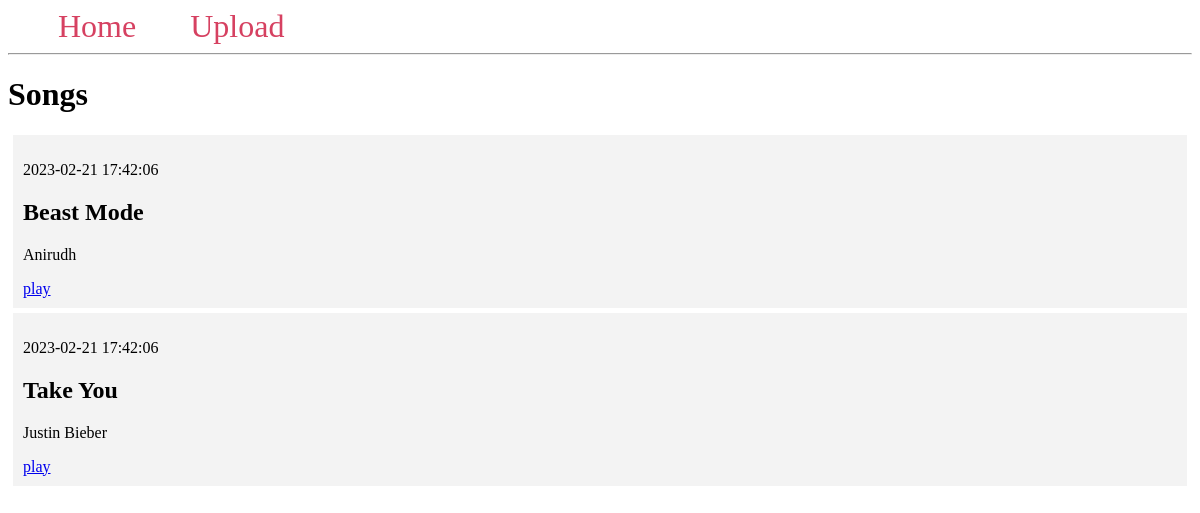
Page /home on the earlier database version.
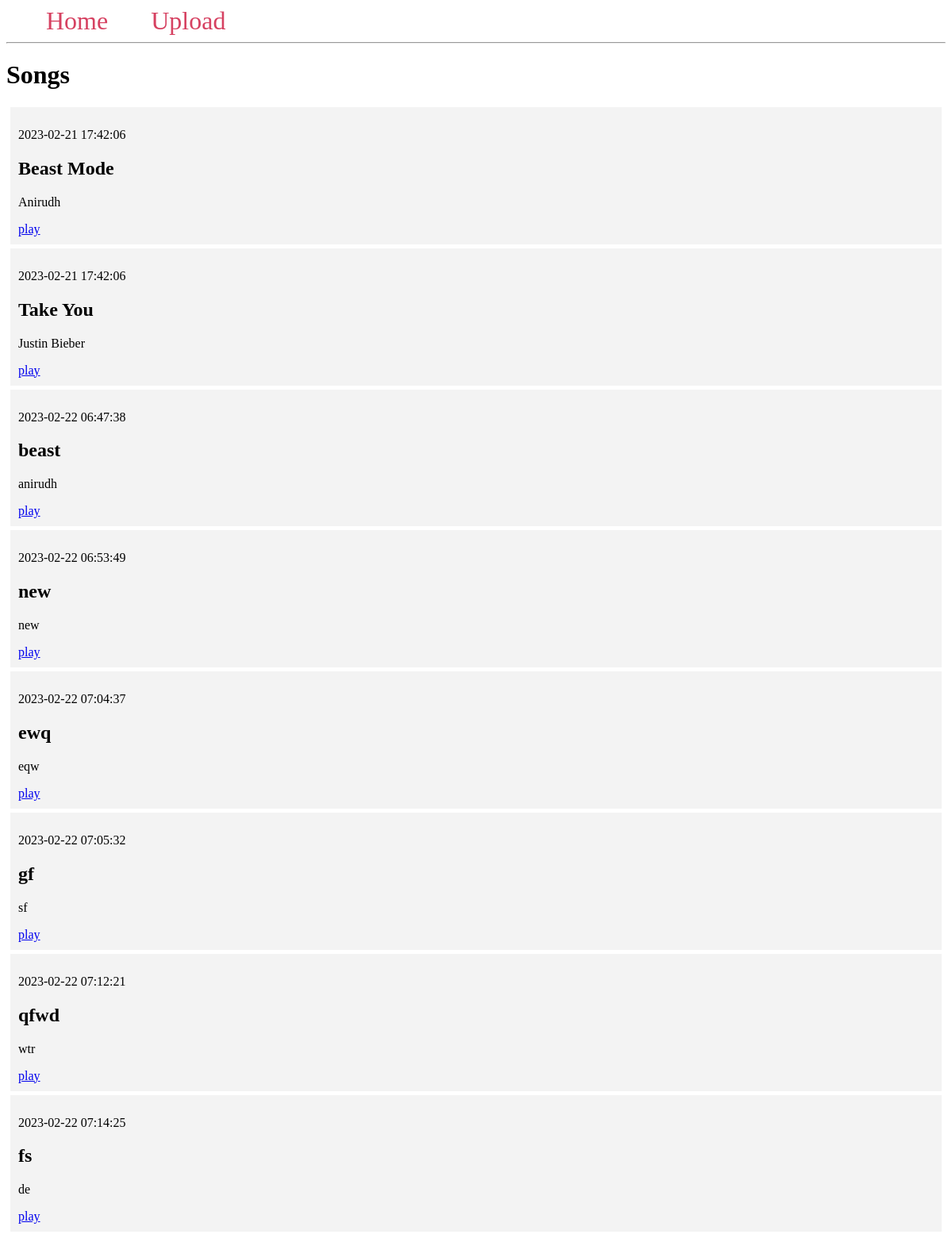
Same page on the later database version.
### tables this page shows
CREATE TABLE songs (
    id INTEGER PRIMARY KEY AUTOINCREMENT,
    created TIMESTAMP NOT NULL DEFAULT CURRENT_TIMESTAMP,
    title TEXT NOT NULL,
    artist TEXT NOT NULL
);

### app.py (the view)
@app.route('/home', methods=['GET'])
def home():
    conn = get_db_connection()
    songs = conn.execute('SELECT * FROM songs').fetchall()
    conn.close()
    return render_template("home.html",songs=songs)

### app.py (called while the page is built)
def get_db_connection():
    conn = sqlite3.connect('database.db')
    conn.row_factory = sqlite3.Row
    return conn

### templates/home.html
{% extends 'base.html' %}
{% block content %}
    <h1>{% block title %} Songs {% endblock %}</h1>
    {% for song in songs %}
        <div class='song'>
            <p>{{ song['created'] }}</p>
            <h2>{{ song['title'] }}</h2>
            <p>{{ song['artist'] }}</p>
			<a href="/player/{{song['id']}}">play</a>
        </div>
    {% endfor %}
{% endblock %}

### templates/base.html (shortened to what this page needs)
<!DOCTYPE html>
<html lang="en">
<head>
</head>
<body>
    <nav>
        <a href="{{ url_for('home') }}">Home</a>
        <a href="{{ url_for('upload') }}">Upload</a>
    </nav>
    <hr>
    <div class="content">
        {% block content %} {% endblock %}
    </div>
</body>
</html>

### templates/base.html (style rules this page uses)
.song { padding: 10px; margin: 5px; background-color: #f3f3f3 }
nav a { color: #d64161; font-size: 2rem; margin-left: 50px; text-decoration: none; }

Differences in the rows shown:
added songs: created "2023-02-22 06:47:38", title "beast", artist "anirudh"
added songs: created "2023-02-22 06:53:49", title "new", artist "new"
added songs: created "2023-02-22 07:04:37", title "ewq", artist "eqw"
added songs: created "2023-02-22 07:05:32", title "gf", artist "sf"
added songs: created "2023-02-22 07:12:21", title "qfwd", artist "wtr"
added songs: created "2023-02-22 07:14:25", title "fs", artist "de"
